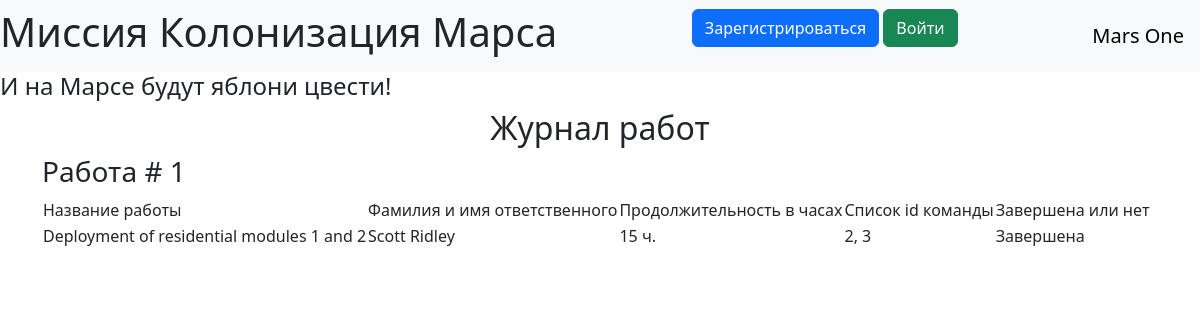
Before: / with the older database file.
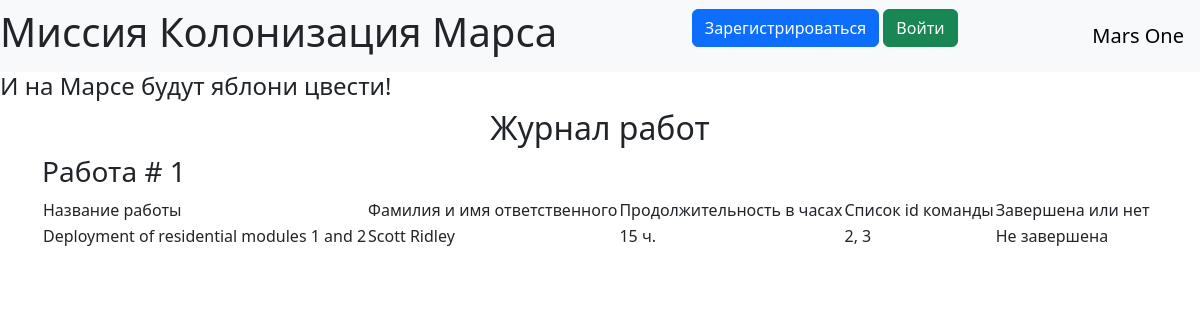
After: the same page with the newer database file.
### data/jobs.py (models this page shows)
class Jobs(SqlAlchemyBase, SerializerMixin):
    __tablename__ = 'jobs'
    id = sqlalchemy.Column(sqlalchemy.Integer,
                           primary_key=True, autoincrement=True)
    team_leader = sqlalchemy.Column(sqlalchemy.Integer,
                                    sqlalchemy.ForeignKey("users.id"))
    job = sqlalchemy.Column(sqlalchemy.String, nullable=True)
    work_size = sqlalchemy.Column(sqlalchemy.Integer, nullable=True)
    collaborators = sqlalchemy.Column(sqlalchemy.String, nullable=True)
    start_date = sqlalchemy.Column(sqlalchemy.DateTime,
                                   default=datetime.datetime.now)
    end_date = sqlalchemy.Column(sqlalchemy.DateTime,
                                 default=datetime.datetime.now)
    is_finished = sqlalchemy.Column(sqlalchemy.Boolean, default=True)
    user = orm.relationship('User')

### server.py (the view)
@app.route("/")
def index():
    db_sess = db_session.create_session()
    jobs = db_sess.query(Jobs).all()
    names = dict()
    for job in jobs:
        user = db_sess.query(User).filter(User.id == job.team_leader).first()
        names[job.team_leader] = user.surname + ' ' + user.name
    return render_template("index.html", jobs=jobs, names=names, title="Марсиане")

### data/db_session.py (called while the page is built)
def create_session() -> Session:
    global __factory
    return __factory()

### templates/index.html (shortened to what this page needs)
{% extends "base.html" %}
{% block content %}
<h2>Журнал работ</h2>
{% for job in jobs %}
<h3>Работа # {{ job.id }}</h3>
<div class="table_container">
    <table class="my_table">
        <tr class="my_row">
            <td class="title">Название работы</td>
            <td class="title">Фамилия и имя ответственного</td>
            <td class="title">Продолжительность в часах</td>
            <td class="title">Список id команды</td>
            <td class="title">Завершена или нет</td>
        </tr>
        <tr class="my_row">
            <td class="ordinary">{{ job.job.capitalize() }}</td>
            <td class="ordinary">{{ names[job.team_leader] }}</td>
            <td class="ordinary">{{ job.work_size }} ч.</td>
            <td class="ordinary">{{ job.collaborators }}</td>
            {% if job.is_finished %}
            <td class="ordinary">Завершена</td>
            {% else %}
            <td class="ordinary">Не завершена</td>
            {% endif %}
        </tr>
    </table>
</div>
<br>
{% endfor %}
{% endblock %}

Changed rows visible on the page:
changed Jobs "Deployment of residential modules 1 and 2": is_finished "Завершена" → "Не завершена"
